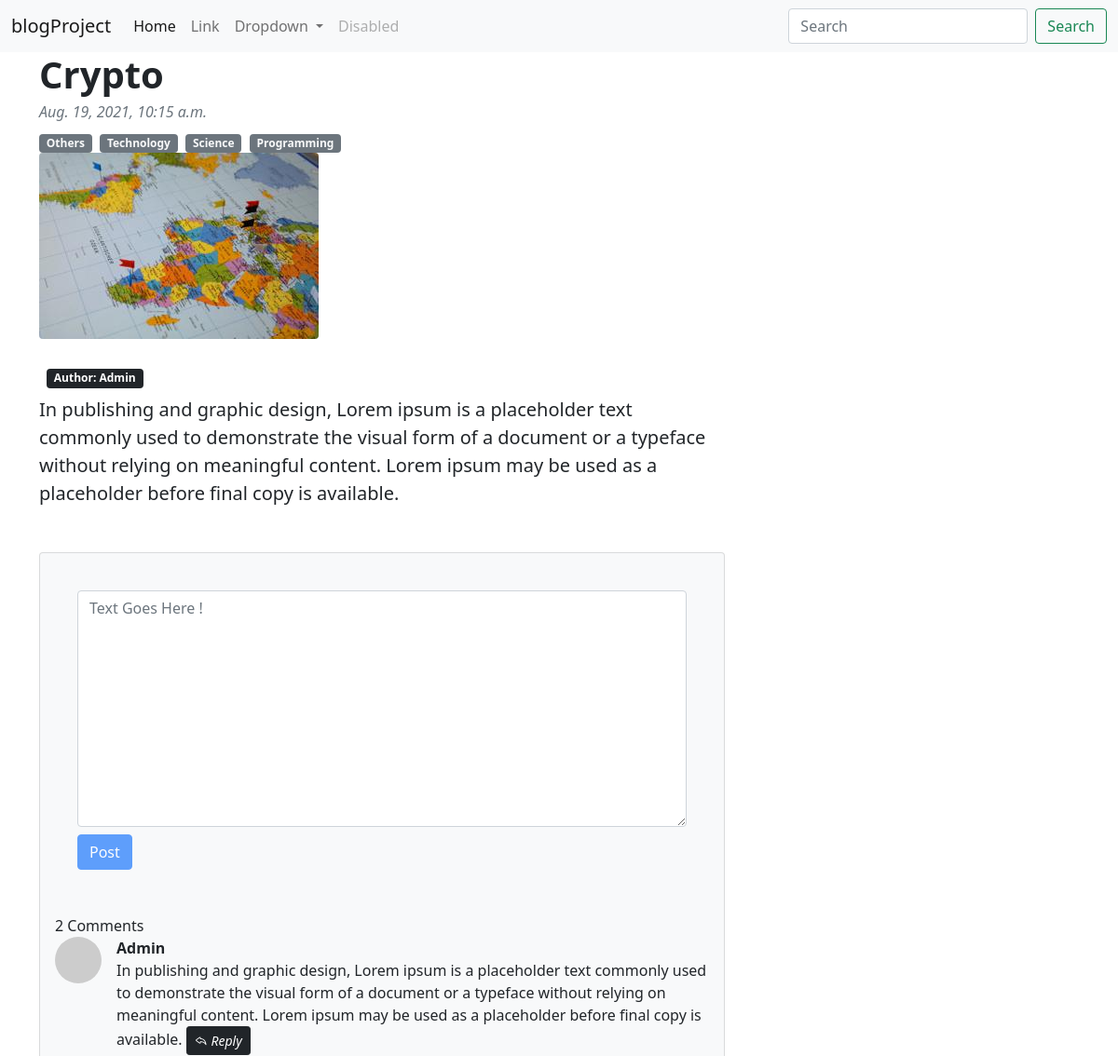
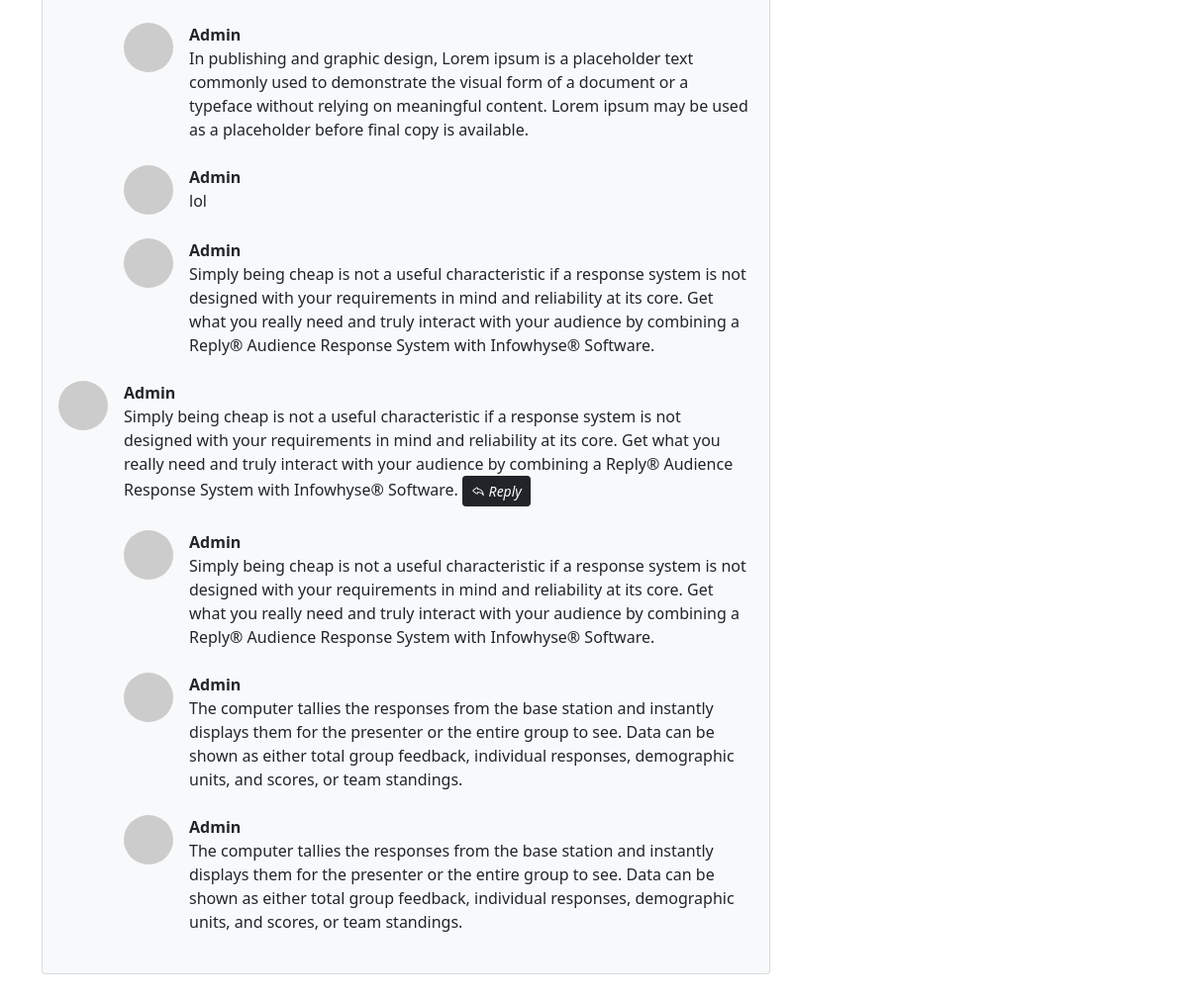
Page /detail/5/ on the committed database (2 pictures, top to bottom).
### blog_post/models.py (models this page shows, shortened)
class Post(models.Model):
  title = models.CharField(max_length=255)
  created_by = models.ForeignKey(Account, on_delete=models.CASCADE)
  body  = models.TextField()
  created = models.DateTimeField(auto_now_add=True)
  last_modified = models.DateTimeField(auto_now=True)
  image         = models.ImageField(default='post_pics/default.jpg',upload_to='post_pics',null=True,blank=True)
  categories = models.ManyToManyField('Category',related_name='posts')

class Category(models.Model):
  name = models.CharField(max_length=20)

class Comment(models.Model):
  author = models.ForeignKey(Account, on_delete=models.CASCADE)
  body   = models.TextField()
  reply  = models.ForeignKey('self',null=True,related_name="replies",on_delete=models.CASCADE)
  created = models.DateTimeField(auto_now_add=True)
  post = models.ForeignKey(Post, on_delete=models.CASCADE)

### user_account/models.py (models this page shows, shortened)
class Account(AbstractBaseUser,PermissionsMixin):
  email     = models.EmailField(unique=True)
  username  = models.CharField(max_length=100,unique=True)
  is_staff  = models.BooleanField(default=False)
  is_active = models.BooleanField(default=True)
  is_superuser = models.BooleanField(default=False)
  is_admin     = models.BooleanField(default=False)
  date_join    = models.DateTimeField(auto_now_add=True)
  last_login   = models.DateTimeField(auto_now=True)
  objects      = CustomUserManager()
  USERNAME_FIELD = 'email'
  REQUIRED_FIELDS = ['username']

### blog_post/views.py (the view, shortened to what this page needs)
# urls.py: path('detail/<int:id>/',views.blog_detail,name='blog_detail'),
def blog_detail(request, id):
  post = Post.objects.get(id=id)
  form = CommentForm()
  if request.method == 'POST':
    form = CommentForm(request.POST)
  comments = Comment.objects.filter(post=post,reply=None)
  context = {
    'post':post,
    'comments':comments,
    'form':form,
  }
  return render(request,'post/blog_detail.html',context)

### blog_post/forms.py
class CommentForm(forms.Form):
   body = forms.CharField(label="",widget=forms.Textarea(
        attrs={
            "class": "form-control",
            "placeholder": "Text Goes Here !"
        })
    )

### templates/post/blog_detail.html (shortened to what this page needs)
{% extends 'base.html' %}
{% block content %}
<div class="container">
  <div class="row">
  <div class="col-lg-8">
    <article>
        <header class="mb-4">
            <h1 class="fw-bolder mb-1">{{ post.title }}</h1>
            <div class="text-muted fst-italic mb-2">{{ post.created }}</div>
            {% for category in post.categories.all %}
             <a class="badge bg-secondary text-decoration-none link-light" href="{% url 'blog_post:blog_category' category.name %}">
             {{ category.name }}
            </a>&nbsp;
             {% endfor %}
        <figure class="mb-4"><img class="img-fluid rounded" src="{{ post.image.url }}" alt="..." /></figure>
        <span class="badge bg-dark  m-2"> Author: {{ post.created_by.username|capfirst }} </span>
        <section class="mb-5">
            <p class="fs-5 mb-4">{{ post.body  }}</p>
        </section>
    </article>
    <section class="mb-5">
        <div class="card bg-light">
            <div class="card-body">
                <form class="mb-4 p-4" action="" method="POST">
                    {{ form }}
                    {% if request.user.is_authenticated %}
                    <input type="submit"  class="mt-2 btn btn-primary" value="Post">
                    {% else %}
                    <input type="submit"  class="mt-2 btn btn-primary" value="Post" disabled>
                    {% endif %}
                </form>
                {{ comments.count }} Comment{{ comments |pluralize }}
                {% for comment in comments %}
                <div class="d-flex mb-4">
                    <div class="flex-shrink-0"><img class="rounded-circle" src="https://dummyimage.com/50x50/ced4da/6c757d.jpg" alt="..." /></div>
                    <div class="ms-3">
                        <div class="fw-bold">{{ comment.author.username|capfirst }}</div>
                        {{ comment.body }}
                        <button type="button" class="reply-btn btn btn-dark btn-sm "> <i class="bi bi-reply"> Reply   </i> </button>
                        {% for reply in comment.replies.all %}
                        <div class="d-flex mt-4">
                            <div class="flex-shrink-0"><img class="rounded-circle" src="https://dummyimage.com/50x50/ced4da/6c757d.jpg" alt="..." /></div>
                            <div class="ms-3">
                                <div class="fw-bold">{{ reply.author.username|capfirst }}</div>
                               {{ reply.body }}
                            </div>
                        </div>
                        {% endfor %}
                    </div>
                </div>
                {% endfor %}
            </div>
        </div>
    </section>
</div>
</div>
</div>
{% endblock %}

### rows in the picture
Post: title "Crypto", created "Aug. 19, 2021, 10:15 a.m.", image (picture), created_by.username "Admin", body "In publishing and graphic design, Lorem ipsum is a placeholder text commonly used to demonstrate the visual form of a document or a typeface without relying on meaningful content. Lorem ipsum may be used as a placeholder before final copy is available."
Category: name "Others"
Category: name "Technology"
Category: name "Science"
Category: name "Programming"
Comment: author.username "Admin", body "In publishing and graphic design, Lorem ipsum is a placeholder text commonly used to demonstrate the visual form of a document or a typeface without relying on meaningful content. Lorem ipsum may be used as a placeholder before final copy is available."
Comment: author.username "Admin", body "In publishing and graphic design, Lorem ipsum is a placeholder text commonly used to demonstrate the visual form of a document or a typeface without relying on meaningful content. Lorem ipsum may be used as a placeholder before final copy is available."
Comment: author.username "Admin", body "lol"
Comment: author.username "Admin", body "Simply being cheap is not a useful characteristic if a response system is not designed with your requirements in mind and reliability at its core. Get what you really need and truly interact with your audience by combining a Reply® Audience Response System with Infowhyse® Software."
Comment: author.username "Admin", body "Simply being cheap is not a useful characteristic if a response system is not designed with your requirements in mind and reliability at its core. Get what you really need and truly interact with your audience by combining a Reply® Audience Response System with Infowhyse® Software."
Comment: author.username "Admin", body "Simply being cheap is not a useful characteristic if a response system is not designed with your requirements in mind and reliability at its core. Get what you really need and truly interact with your audience by combining a Reply® Audience Response System with Infowhyse® Software."
Comment: author.username "Admin", body "The computer tallies the responses from the base station and instantly displays them for the presenter or the entire group to see. Data can be shown as either total group feedback, individual responses, demographic units, and scores, or team standings."
Comment: author.username "Admin", body "The computer tallies the responses from the base station and instantly displays them for the presenter or the entire group to see. Data can be shown as either total group feedback, individual responses, demographic units, and scores, or team standings."

### other values in the picture
{{ comments.count }} "2"
